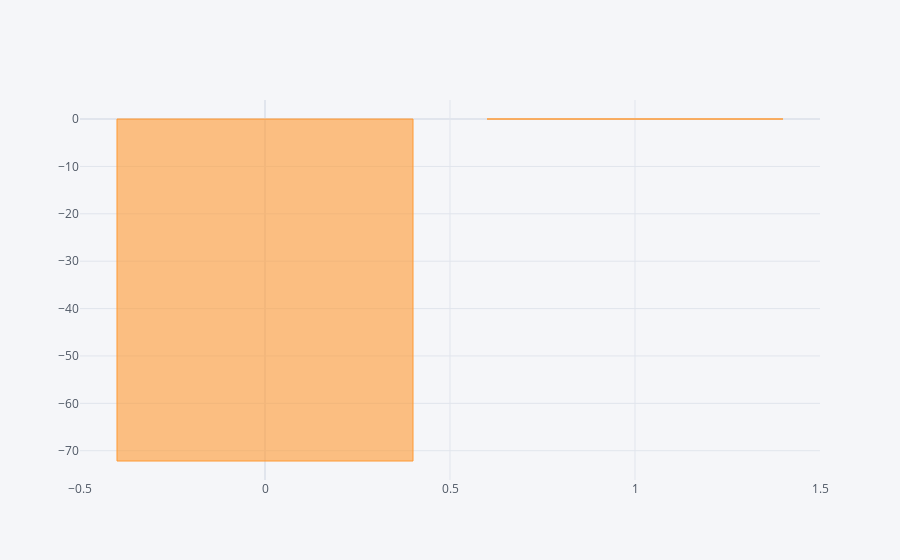

The cell this chart's notebook holds for it:
### Code cell
data.groupby('output').describe()['total liabilities']['min'].iplot(kind='bar')

### Figure 1 — Plotly figure (JSON) as saved in the notebook; plotly's stock layout.template omitted (floating-point values rounded to 4 significant figures)
{"data": [{"marker": {"color": "rgba(255, 153, 51, 0.6)", "line": {"color": "rgba(255, 153, 51, 1.0)", "width": 1}}, "name": "min", "orientation": "v", "text": "", "type": "bar", "x": [0, 1], "y": [-72.16, 0.003824]}], "layout": {"legend": {"bgcolor": "#F5F6F9", "font": {"color": "#4D5663"}}, "paper_bgcolor": "#F5F6F9", "plot_bgcolor": "#F5F6F9", "title": {"font": {"color": "#4D5663"}}, "xaxis": {"gridcolor": "#E1E5ED", "showgrid": true, "tickfont": {"color": "#4D5663"}, "title": {"font": {"color": "#4D5663"}, "text": ""}, "zerolinecolor": "#E1E5ED"}, "yaxis": {"gridcolor": "#E1E5ED", "showgrid": true, "tickfont": {"color": "#4D5663"}, "title": {"font": {"color": "#4D5663"}, "text": ""}, "zerolinecolor": "#E1E5ED"}}}
